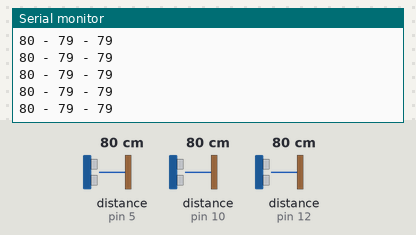
The sketch below on a simulated Arduino Uno, built with avr-gcc and run on an emulated ATmega328P. Shown: the last lines printed to the serial monitor. Wiring (inferred from the names in the program): 3 × ultrasonic range finder: trigger pin 4, echo pin 5 / trigger pin 14, echo pin 12 / trigger pin 15, echo pin 10. The test bench sets the inputs (shaded band); at power-on: distance to the obstacle (sensors on pin 5, pin 10, pin 12) 80 cm. The echo pulse lasts 58.3 µs per cm.

Above: at 1.2 s.
1.3 s: distance to the obstacle (sensor on pin 5) set to 60 cm
At 2.0 s:
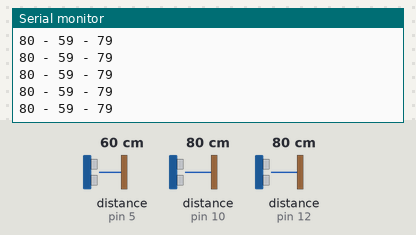
4.3 s: distance to the obstacle (sensor on pin 10) set to 2 cm
At 5.3 s:
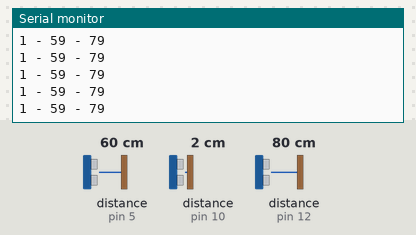
7.3 s: distance to the obstacle (sensor on pin 12) set to 120 cm
At 8.4 s:
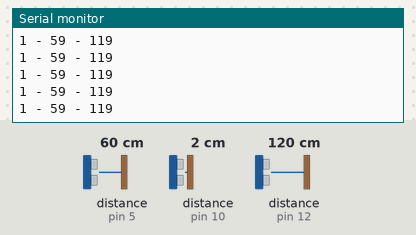
10.3 s: distance to the obstacle (sensor on pin 5) set to 2 cm
At 10.9 s:
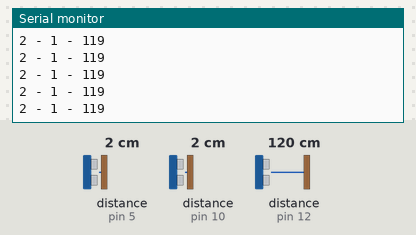
11.8 s: distance to the obstacle (sensor on pin 12) set to 299 cm
At 12.7 s:
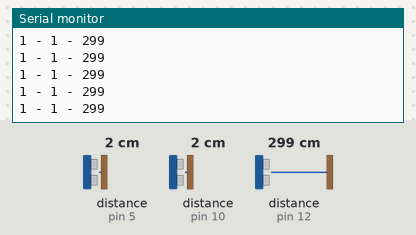
14.8 s: distance to the obstacle (sensor on pin 10) set to 4 cm
At 15.5 s:
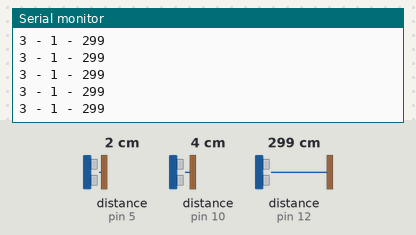
Timing chart, 0 to 17.3 s (numbered marks = the images above; inputs shaded):
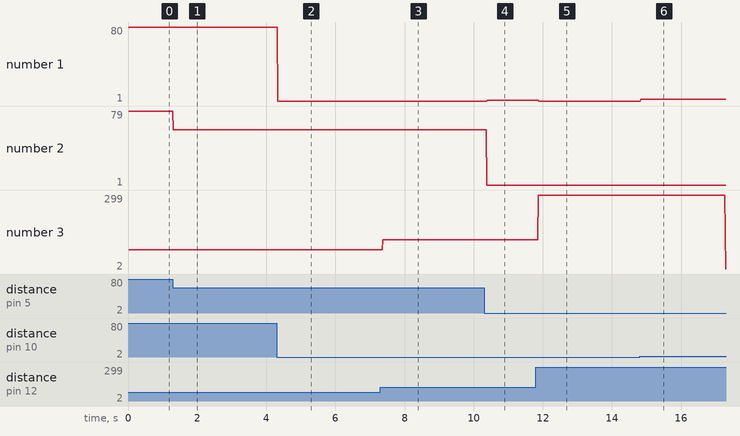

Measured:
- after the input at 1.3 s, the serial monitor: prints a new line at once (image 1)
- after the input at 4.3 s, the serial monitor: prints a new line at once (image 2)
- after the input at 7.3 s, the serial monitor: prints a new line after 0.07 s (image 3)
- after the input at 10.3 s, the serial monitor: prints a new line after 0.08 s (image 4)
- after the input at 11.8 s, the serial monitor: prints a new line after 0.07 s (image 5)
- after the input at 14.8 s, the serial monitor: prints a new line at once (image 6)
- plotted number 1: 80 → 1 after the input at 4.3 s, 1 → 2 after the input at 10.3 s, 1 → 3 after the input at 14.8 s
- plotted number 2: 79 → 59 after the input at 1.3 s

The sketch:

ultrasonicos_multiple.ino
```cpp
#define trigPin1 15
#define echoPin1 10
#define trigPin2 4
#define echoPin2 5
#define trigPin3 14
#define echoPin3 12
long duration, distance;
long Distancia1,Distancia2,Distancia3;

void setup()
{
Serial.begin (9600);
pinMode(trigPin1, OUTPUT);
pinMode(echoPin1, INPUT);
pinMode(trigPin2, OUTPUT);
pinMode(echoPin2, INPUT);
pinMode(trigPin3, OUTPUT);
pinMode(echoPin3, INPUT);
}

void loop()
{
SonarSensor(trigPin1, echoPin1);
Distancia1 = distance;
SonarSensor(trigPin2, echoPin2);
Distancia2 = distance;
SonarSensor(trigPin3, echoPin3);
Distancia3 = distance;
Serial.print(Distancia1);
Serial.print(" - ");
Serial.print(Distancia2);
Serial.print(" - ");
Serial.println(Distancia3);
}

void SonarSensor(int trigPin,int echoPin)
{
digitalWrite(trigPin, LOW);
delayMicroseconds(2);
digitalWrite(trigPin, HIGH);
delayMicroseconds(10);
digitalWrite(trigPin, LOW);
duration = pulseIn(echoPin, HIGH);
distance = (duration/2) / 29.1;

}
```
